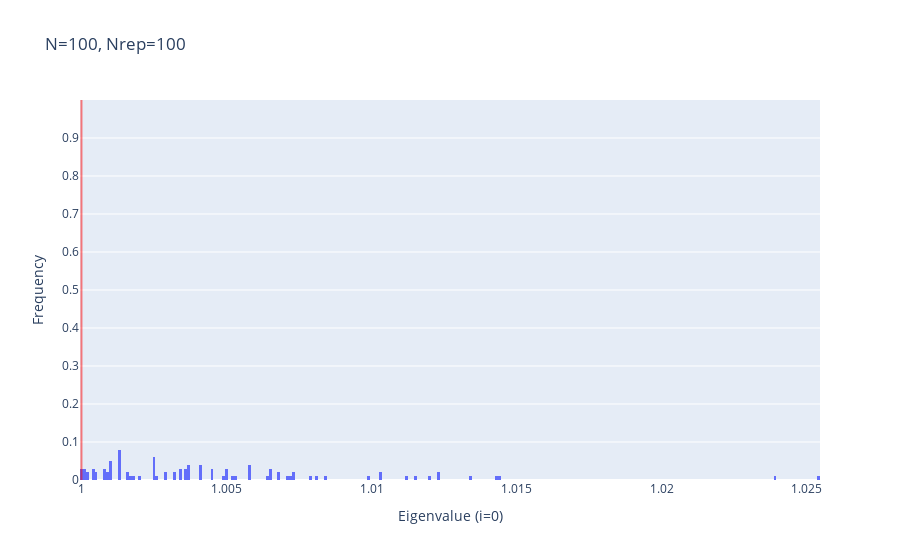
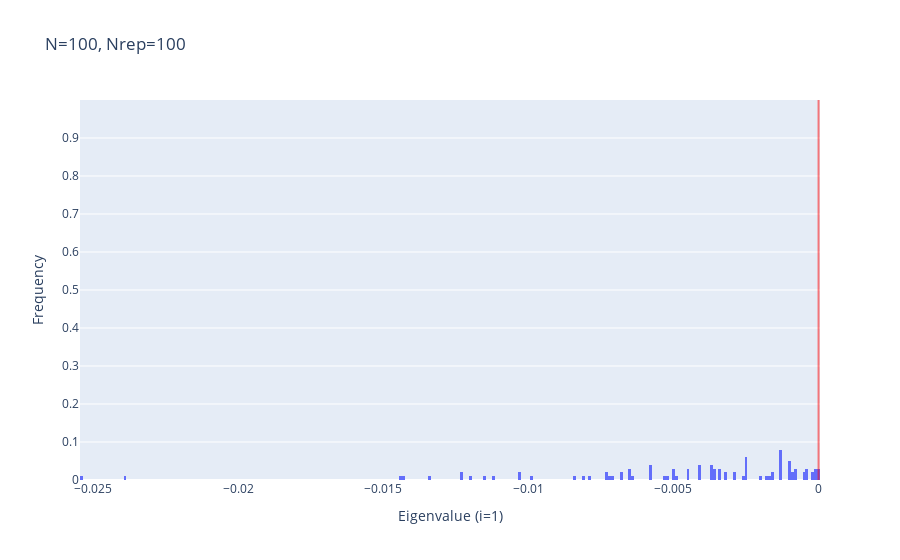

Here is the notebook cell these charts were saved with, in order:
### Code cell
figs = physicality_violation_check.make_graphs_eigenvalues(estimation_results_linear, num_data=num_data, true_object=true_object)

for fig in figs:
    fig.show()
